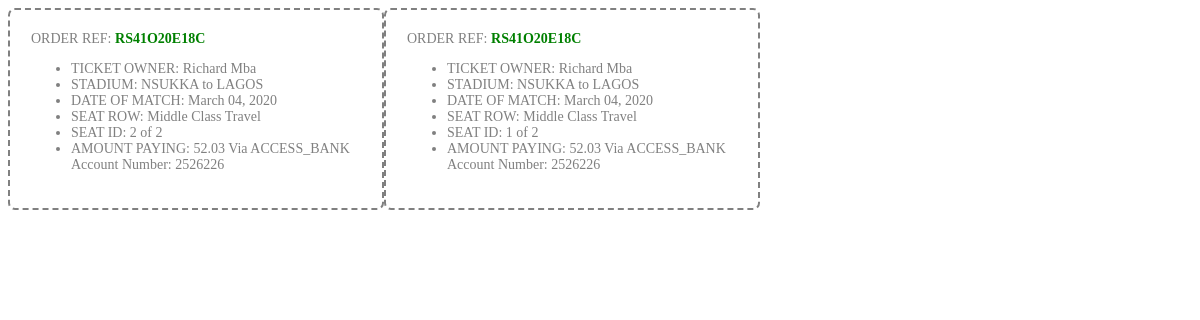
/loginpage/booking/validate.php?ticket=RS41O20E18C, run on the app's committed database.
### tables this page shows
CREATE TABLE `booking_details` (
  `order_ref` varchar(255) NOT NULL,
  `fullname` varchar(120) NOT NULL,
  `contact` varchar(40) DEFAULT NULL,
  `gender` varchar(40) DEFAULT NULL,
  `class_reserved` varchar(255) NOT NULL,
  `destination` varchar(180) NOT NULL,
  `seats_reserved` varchar(50) NOT NULL DEFAULT '1',
  `date_reserved` varchar(50) DEFAULT NULL,
  `transaction_id` varchar(190) NOT NULL,
  `account` varchar(130) NOT NULL,
  `amount` varchar(50) NOT NULL
);

### loginpage/booking/validate.php (the view, shortened to what this page needs)
<?php
if (isset($_GET['ticket'])) {
    $order_ref = $_GET['ticket'];
    $data = mysqli_query($conn, "SELECT * FROM booking_details WHERE order_ref='$order_ref'");
    if (($data) && (mysqli_num_rows($data) > 0)) { ?>
        <html>
        <body onload="window.print();">
    <?php
        $row = mysqli_fetch_assoc($data);
        $fullname = $row['fullname'];
        $destination = $row['destination'];
        $traveldate = $row['date_reserved'];
        $travelclass = $row['class_reserved'];
        $seats = $row['seats_reserved'];
        $all = $seats;
        $amount = $row['amount'];
        $paymethod = $row['account'];
        $code = $row['transaction_id'];
        while ($seats > 0) {
            echo ("<div class='ticketbox'>");
            echo ("<a> ORDER REF:</a> <span class='ref'>$order_ref</span>");
            echo ("<ul><li>TICKET OWNER: " . $fullname . "</li>
<li>STADIUM: " . $destination . "</li>
<li>DATE OF MATCH: " . $traveldate . "</li>
<li>SEAT ROW: " . $travelclass . "</li>
<li>SEAT ID: " . $seats . " of " . $all . "</li>
<li>AMOUNT PAYING: " . $amount . " Via " . $paymethod . " Account Number: " . $code . "</li>
</ul>");
            echo ("</div>");
            $seats--;
        }
        echo ("</body></html>");
    }
}
    ?>

### loginpage/booking/validate.php (style rules this page uses)
.ticketbox { border: 2px dashed grey; font-family: tahoma; font-size: 14px; display: inline-block; width: 330px; height: auto; border-radius: 7px; padding: 21px; color: grey; }
.ref { font-family: inherit; font-weight: bold; color: green; }

### data on the page
booking_details: fullname "Richard Mba", destination "NSUKKA to LAGOS", date_reserved "March 04, 2020", class_reserved "Middle Class Travel", seats_reserved "2", amount "52.03", account "ACCESS_BANK", transaction "2526226"
